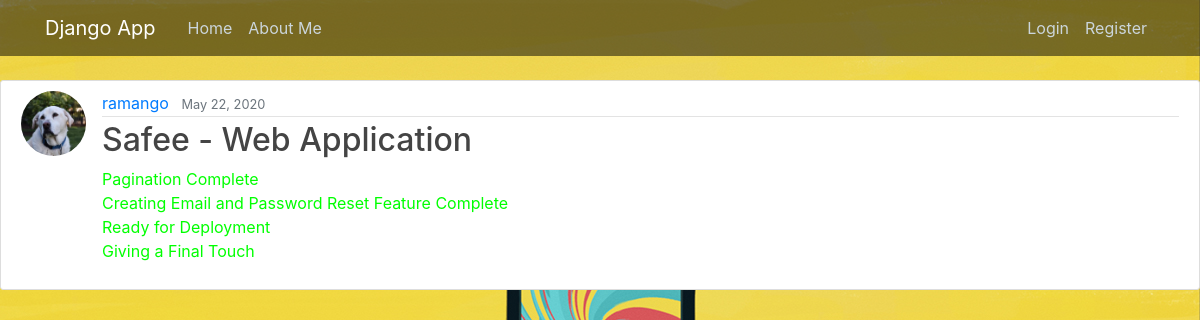
The app's page /post/1/ with its own data.
### safee/models.py (models this page shows, shortened)
class Post(models.Model):
    title = models.CharField(max_length=100)
    content = models.TextField()
    date_posted = models.DateTimeField(default=timezone.now)
    author = models.ForeignKey(User, on_delete=models.CASCADE)

### users/models.py (models this page shows, shortened)
class Profile(models.Model):
    user = models.OneToOneField(User, on_delete=models.CASCADE)
    image = models.ImageField(default='default.jpg', upload_to='profile_pics')

### safee/views.py (the view)
# urls.py: path('post/<int:pk>/', PostDetailView.as_view(), name='post-detail'),
class PostDetailView(DetailView):
    model = Post

### safee/templates/safee/post_detail.html (shortened to what this page needs)
{% extends "safee/base.html" %}
{% block content %}
  <article class="media content-section">
    <img class="rounded-circle article-img" src="{{ object.author.profile.image.url }}">
    <div class="media-body">
      <div class="article-metadata">
        <a class="mr-2" href="#">{{ object.author }}</a>
        <small class="text-muted">{{ object.date_posted|date:"F d, Y" }}</small>
      </div>
      <h2 class="article-title">{{ object.title }}</h2>
      <p class="article-content">{{ object.content }}</p>
    </div>
  </article>
{% endblock content %}

### static/website/assets/css/main2.css (style rules this page uses)
h1, h2, h3, h4, h5, h6 { color: #444444; }
.content-section { background: #ffffff; padding: 10px 20px; border: 1px solid #dddddd; border-radius: 3px; margin-bottom: 20px; }
.article-title { color: #444444; }
.article-content { white-space: pre-line; }
.article-img { height: 65px; width: 65px; margin-right: 16px; }
.article-metadata { padding-bottom: 1px; margin-bottom: 4px; border-bottom: 1px solid #e3e3e3 }

### safee/templates/safee/base.html (style rules this page uses)
body { background-image: url(../../../static/website/images/1a.jpg); background-size: cover; background-repeat: no-repeat; color: #333333; margin-top: 5rem; }
p { color: #00FF00 }

### safee/templates/safee/post_detail.html (style rules this page uses)
body { background-image: url(../../static/website/images/6a.jpg); background-size: cover; background-repeat: no-repeat; color: #333333; margin-top: 5rem; }

### records on screen
Post: author.profile.image (picture), author "ramango", date_posted "May 22, 2020", title "Safee - Web Application", content "Pagination Complete Creating Email and Password Reset Feature Complete Ready for Deployment Giving a Final Touch"
